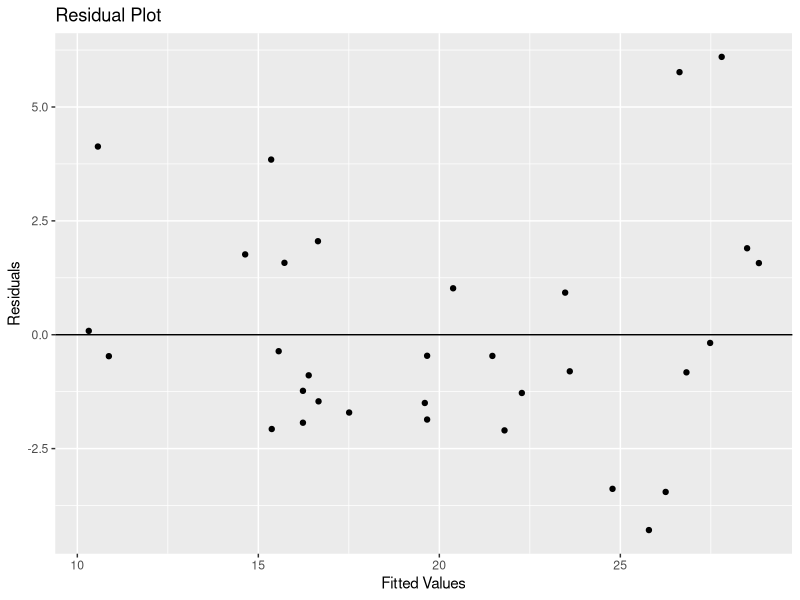

The R source for this figure:
# Load the necessary library
library(ggplot2)

# Fit a linear model with mpg as the response variable, and wt and cyl as the predictor variables
model <- lm(mpg ~ wt + cyl, data = mtcars)

# Create a ggplot object to visualize the residuals vs. fitted values
ggplot(data.frame(model$residuals), aes(x = model$fitted.values, y = model$residuals)) +
  geom_point() +  # Add points for each observation
  geom_hline(yintercept = 0) +  # Add a horizontal line at y = 0
  labs(title = "Residual Plot", x = "Fitted Values", y = "Residuals")  # Add titles and labels

